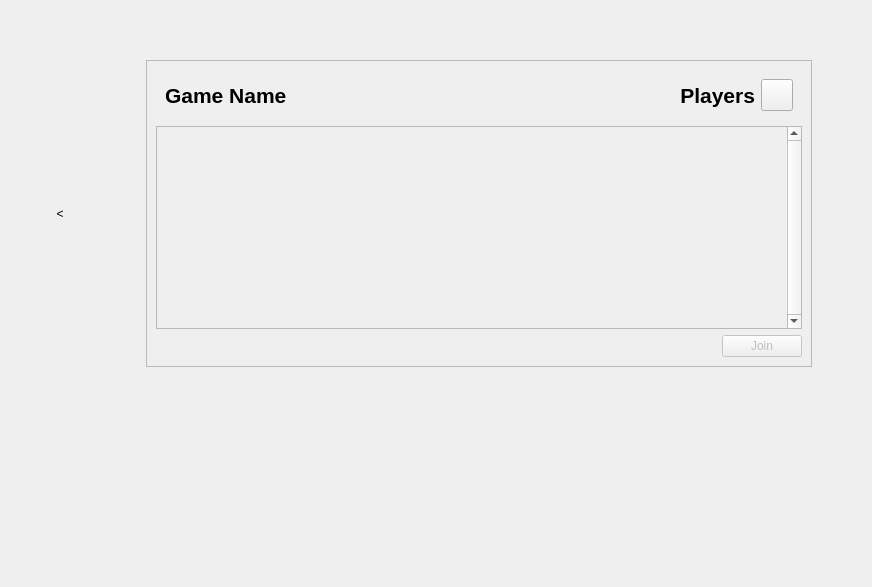
<?xml version="1.0" encoding="UTF-8"?>
<ui version="4.0">
 <class>ScreenJoin</class>
 <widget class="QWidget" name="ScreenJoin">
  <property name="geometry">
   <rect>
    <x>0</x>
    <y>0</y>
    <width>872</width>
    <height>587</height>
   </rect>
  </property>
  <property name="windowTitle">
   <string>Form</string>
  </property>
  <layout class="QVBoxLayout" name="verticalLayout_3">
   <item>
    <spacer name="verticalSpacer_2">
     <property name="orientation">
      <enum>Qt::Vertical</enum>
     </property>
     <property name="sizeType">
      <enum>QSizePolicy::Fixed</enum>
     </property>
     <property name="sizeHint" stdset="0">
      <size>
       <width>20</width>
       <height>40</height>
      </size>
     </property>
    </spacer>
   </item>
   <item>
    <widget class="QWidget" name="container" native="true">
     <layout class="QHBoxLayout" name="horizontalLayout">
      <item>
       <widget class="QPushButton" name="buttonBack">
        <property name="sizePolicy">
         <sizepolicy hsizetype="MinimumExpanding" vsizetype="Expanding">
          <horstretch>0</horstretch>
          <verstretch>0</verstretch>
         </sizepolicy>
        </property>
        <property name="minimumSize">
         <size>
          <width>64</width>
          <height>0</height>
         </size>
        </property>
        <property name="maximumSize">
         <size>
          <width>80</width>
          <height>16777215</height>
         </size>
        </property>
        <property name="text">
         <string>&lt;</string>
        </property>
        <property name="flat">
         <bool>true</bool>
        </property>
       </widget>
      </item>
      <item>
       <spacer name="horizontalSpacer">
        <property name="orientation">
         <enum>Qt::Horizontal</enum>
        </property>
        <property name="sizeType">
         <enum>QSizePolicy::MinimumExpanding</enum>
        </property>
        <property name="sizeHint" stdset="0">
         <size>
          <width>40</width>
          <height>20</height>
         </size>
        </property>
       </spacer>
      </item>
      <item>
       <widget class="QFrame" name="viewFrame">
        <property name="sizePolicy">
         <sizepolicy hsizetype="Maximum" vsizetype="Preferred">
          <horstretch>1</horstretch>
          <verstretch>0</verstretch>
         </sizepolicy>
        </property>
        <property name="maximumSize">
         <size>
          <width>640</width>
          <height>16777215</height>
         </size>
        </property>
        <property name="frameShape">
         <enum>QFrame::StyledPanel</enum>
        </property>
        <layout class="QVBoxLayout" name="verticalLayout">
         <property name="sizeConstraint">
          <enum>QLayout::SetMaximumSize</enum>
         </property>
         <item>
          <widget class="QWidget" name="widget" native="true">
           <layout class="QHBoxLayout" name="horizontalLayout_2">
            <item>
             <widget class="QLabel" name="label_2">
              <property name="font">
               <font>
                <family>Tahoma</family>
                <pointsize>16</pointsize>
                <weight>75</weight>
                <bold>true</bold>
               </font>
              </property>
              <property name="text">
               <string>Game Name</string>
              </property>
             </widget>
            </item>
            <item>
             <spacer name="horizontalSpacer_4">
              <property name="orientation">
               <enum>Qt::Horizontal</enum>
              </property>
              <property name="sizeHint" stdset="0">
               <size>
                <width>40</width>
                <height>20</height>
               </size>
              </property>
             </spacer>
            </item>
            <item>
             <widget class="QLabel" name="label">
              <property name="font">
               <font>
                <family>Tahoma</family>
                <pointsize>16</pointsize>
                <weight>75</weight>
                <bold>true</bold>
               </font>
              </property>
              <property name="text">
               <string>Players</string>
              </property>
              <property name="alignment">
               <set>Qt::AlignRight|Qt::AlignTrailing|Qt::AlignVCenter</set>
              </property>
             </widget>
            </item>
            <item>
             <widget class="QPushButton" name="buttonRefreshList">
              <property name="sizePolicy">
               <sizepolicy hsizetype="Fixed" vsizetype="Fixed">
                <horstretch>0</horstretch>
                <verstretch>0</verstretch>
               </sizepolicy>
              </property>
              <property name="minimumSize">
               <size>
                <width>32</width>
                <height>32</height>
               </size>
              </property>
              <property name="maximumSize">
               <size>
                <width>32</width>
                <height>32</height>
               </size>
              </property>
              <property name="text">
               <string/>
              </property>
              <property name="icon">
               <iconset resource="../../clientresources.qrc">
                <normaloff>:/icons/refresh</normaloff>:/icons/refresh</iconset>
              </property>
             </widget>
            </item>
           </layout>
          </widget>
         </item>
         <item>
          <widget class="QScrollArea" name="roomList">
           <property name="styleSheet">
            <string notr="true"/>
           </property>
           <property name="verticalScrollBarPolicy">
            <enum>Qt::ScrollBarAlwaysOn</enum>
           </property>
           <property name="horizontalScrollBarPolicy">
            <enum>Qt::ScrollBarAlwaysOff</enum>
           </property>
           <property name="widgetResizable">
            <bool>true</bool>
           </property>
           <property name="alignment">
            <set>Qt::AlignLeading|Qt::AlignLeft|Qt::AlignTop</set>
           </property>
           <widget class="QWidget" name="scrollAreaWidgetContents">
            <property name="geometry">
             <rect>
              <x>0</x>
              <y>0</y>
              <width>601</width>
              <height>190</height>
             </rect>
            </property>
            <layout class="QVBoxLayout" name="verticalLayout_4"/>
           </widget>
          </widget>
         </item>
         <item>
          <layout class="QHBoxLayout" name="horizontalLayout_3">
           <item>
            <spacer name="horizontalSpacer_3">
             <property name="orientation">
              <enum>Qt::Horizontal</enum>
             </property>
             <property name="sizeHint" stdset="0">
              <size>
               <width>40</width>
               <height>20</height>
              </size>
             </property>
            </spacer>
           </item>
           <item>
            <widget class="QPushButton" name="buttonJoin">
             <property name="enabled">
              <bool>false</bool>
             </property>
             <property name="text">
              <string>Join</string>
             </property>
            </widget>
           </item>
          </layout>
         </item>
        </layout>
       </widget>
      </item>
      <item>
       <spacer name="horizontalSpacer_2">
        <property name="orientation">
         <enum>Qt::Horizontal</enum>
        </property>
        <property name="sizeType">
         <enum>QSizePolicy::MinimumExpanding</enum>
        </property>
        <property name="sizeHint" stdset="0">
         <size>
          <width>40</width>
          <height>20</height>
         </size>
        </property>
       </spacer>
      </item>
     </layout>
    </widget>
   </item>
   <item>
    <spacer name="verticalSpacer">
     <property name="orientation">
      <enum>Qt::Vertical</enum>
     </property>
     <property name="sizeType">
      <enum>QSizePolicy::Fixed</enum>
     </property>
     <property name="sizeHint" stdset="0">
      <size>
       <width>20</width>
       <height>200</height>
      </size>
     </property>
    </spacer>
   </item>
  </layout>
 </widget>
 <resources>
  <include location="../../clientresources.qrc"/>
 </resources>
 <connections/>
</ui>
